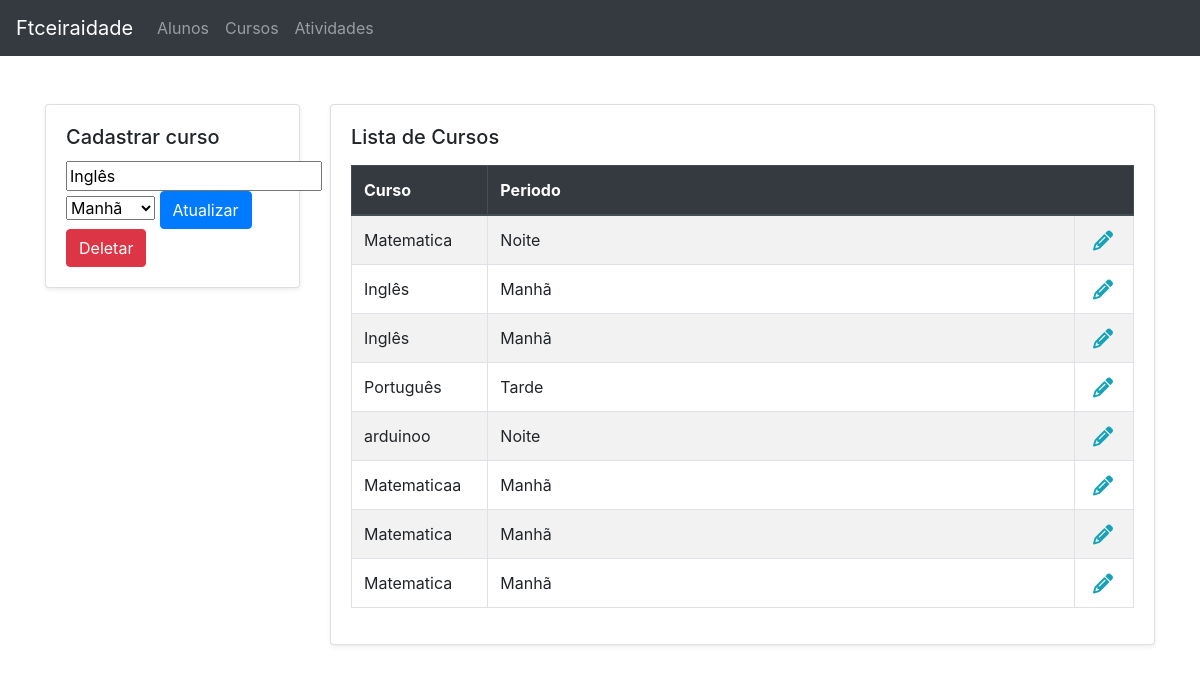
/cursos/3, run on the app's committed database.
### core/models.py (models this page shows, shortened)
class Course(SoftDeletableModel, TimeStampedModel):
    PERIOD_TYPE = [
        ('morning', 'Manhã'),
        ('afternoon', 'Tarde'),
        ('night', 'Noite'),
    ]
    name = models.CharField('Nome', max_length=100)
    period = models.CharField('Período', max_length=50, choices=PERIOD_TYPE)
    class Meta:
        verbose_name = 'Curso'
        verbose_name_plural = 'Cursos'

### core/views.py (the view, shortened to what this page needs)
# urls.py: path('cursos/<int:courseId>', course, name='course'),
def course(request, courseId):
    template_name = 'course.html'
    course = Course.objects.get(id=courseId)
    courses = Course.objects.all()
    form = CourseForm(request.POST or None, instance=course)
    return render(request, template_name, locals())

### core/forms.py
class CourseForm(forms.ModelForm):
    class Meta:
        model = Course
        fields = '__all__'

### core/templates/course.html (shortened to what this page needs)
{% extends "base_add_list.html" %}
{% load bootstrap %}
{% block insert_title %}Cadastrar curso{% endblock insert_title %}
{% block insert_data %}
<form action="{% if courseId %}
        {% url 'course' course.id %}
    {% else %}
        {% url 'courses' %}
    {% endif %}" method="POST">
    {{ form.name|bootstrap }}
    {{ form.period|bootstrap }}
    <button type="submit" class="btn btn-primary"
        name='SAVE'>{% if courseId %}Atualizar{% else %}Salvar{% endif %}</button>
    {% if courseId %}<button type="submit" class="btn btn-danger" name='DELETE'>Deletar</button>{% endif %}
</form>
{% endblock insert_data %}
{% block list_title %}Lista de Cursos{% endblock list_title %}
{% block list_columns %}
<tr>
    <th>Curso</th>
    <th colspan='2'>Periodo</th>
</tr>
{% endblock list_columns %}
{% block list_data %}
{% for course in courses %}
<tr>
    <td>{{ course.name }}</td>
    <td class='w-75'>{{ course.get_period_display }}</td>
    <td class='text-right'>
        <a href="{% url 'course' course.id %}" class='pr-2'>
            <i class="fa fa-pencil fa-lg text-info"></i>
        </a>
    </td>
</tr>
{% empty %}
<tr>
    <td colspan='2' class='text-center'>Ainda não existe cursos cadastrados</td>
</tr>
{% endfor %}
{% endblock list_data %}

### data on the page
Course: name "Inglês", period "Manhã"
Course: name "Matematica", period "Noite"
Course: name "Inglês", period "Manhã"
Course: name "Português", period "Tarde"
Course: name "arduinoo", period "Noite"
Course: name "Matematicaa", period "Manhã"
Course: name "Matematica", period "Manhã"
Course: name "Matematica", period "Manhã"
